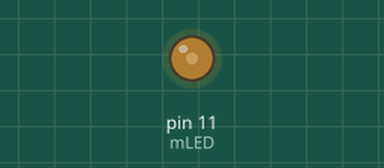
Recording of a sketch running on a simulated Arduino Uno, built with avr-gcc and run on an emulated ATmega328P. Shown: output pins drawn as LEDs (lit = HIGH). What the sketch prints to the serial monitor is not drawn.

Above: at 0.05 s.
At 0.8 s:
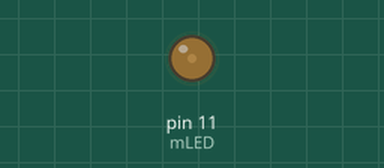
At 1.6 s:
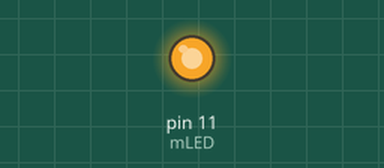
At 3.15 s:
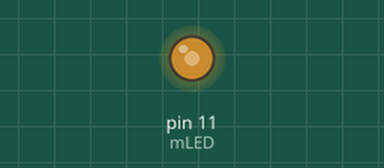
Timing chart, 0 to 8.8 s (numbered marks = the images above):
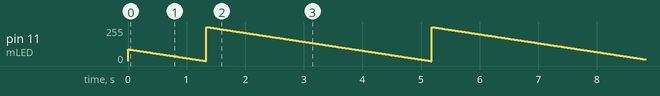

The sketch:

seismo_uno_v2.ino
```cpp
/*

  Simple seismograph code designed for the Arduino Uno board (or equivalent).
  v2 contains serial function for talking to Excel plug-in.

  Arlo Emerson, 2016, Microsoft Edu Workshop

*/

static int mLED = 11; // The pin where the long leg of your LED is inserted. Insert the other leg into GND.
// Note: pin 13s onboard LED does not support PWM (so no fading is possible, must use an external LED).

// Constants that appear in the serial message.
const String mDelimiter = ",";
const String GROUP_ID = "groupID";
const String DEVICE_ID = "deviceID";

// Will contain the string we send out to serial.
String mSerialMessage = "";

// Setup function where we initialize serial communications.
void setup()
{
  // Enable serial communications.
  Serial.begin(9600);

  // Sets this pin to be OUTPUT so we can send HIGHs and LOWs to it.
  pinMode(mLED, OUTPUT);
}

// Main loop runs repeatedly.
void loop()
{
  // Local variable to hold the reading coming from pin A0.
  int sensorReading = analogRead(A0);

  // This stuff is for setting up the packet of data we need to send to Excel via the serial port
  mSerialMessage = getHeaderMessage(); // init the string with our header data
  mSerialMessage += sensorReading; // add the sensor reading
  mSerialMessage += getBodyMessage(); // this will fill out the remaining available data slots with zeros.

  /*
    No activity will probably be 0, so lets filter on that and only print
    when the sensorReading is 1 or more.
  */
  if (sensorReading > 0)
  {
    Serial.println( mSerialMessage ); // Print out the sensor reading.

    /*
      Light up the LED depending on strength of sensorReading.
      Use map() to proportionally map our reading to a value that will light the LED (0 --> 255).
      Note highSensorReading is set to 100. Experiment with changing this value and see how it
      effects the apparent sensitivity as displayed by the LED.
    */
    int lowSensorReading = 1; // The lower bound of the value's current range.
    int highSensorReading = 9; // The upper bound of the value's current range.
    int lowBrightness = 50; // The lower bound of the value's target range.
    int fullBrightness = 255; // The upper bound of the value's target range. 255 is the max we need to light the LED fully.
    // See https://www.arduino.cc/en/Reference/Map for full documentation of this very useful function.
    int brightnessValue = map( sensorReading, lowSensorReading, highSensorReading, lowBrightness, fullBrightness );

    // Send our calculated brightness value to the pin. Since analogWrite can send one of 1024 values, we can
    // simulate a fading effect.
    analogWrite( mLED, brightnessValue );

    // Hold onto that level of brightness and fade it back to 0 over time.
    for (int i = brightnessValue; i >= 0; i--) // The higher brightnessValue is the longer this will take.
    {
      analogWrite(mLED, i);
      delay(15);
    }
  }

  // Regulate the speed of the loop with a 10 millisecond delay
  delay(10);
}

/*
   Each message to the Excel add-in needs to have these parameters
*/
String getHeaderMessage()
{
  String tmpString = GROUP_ID;
  tmpString += mDelimiter;
  tmpString += DEVICE_ID;
  tmpString += mDelimiter;
  tmpString += millis();
  tmpString += mDelimiter;
  return tmpString;
}

/*
   Fill out the body of the message.
   The excel add-in may or may not handle an incomplete message so we're adding them here.
*/
String getBodyMessage()
{
  String tmpString = mDelimiter;
  int loopLength = 16; //we are spoofing the values for N data points
  for (int i = 0; i < loopLength; i++)
  {
    tmpString += ("0" + (i < loopLength - 1 ? mDelimiter : ""));
  }
  return tmpString;
}
```
